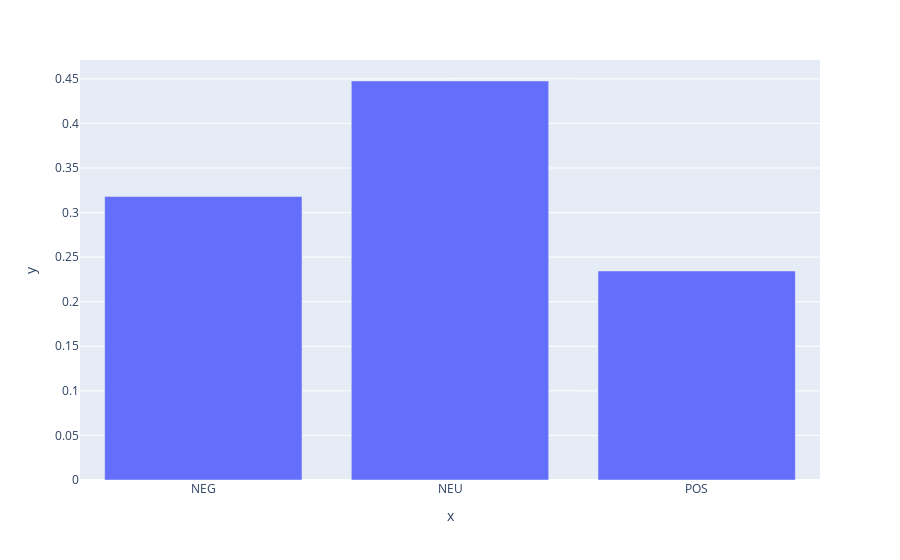

Notebook source saved alongside this figure:
### Code cell
# Plot probas 

fig = px.bar(x=list(prediction.probas.keys()), y=list(prediction.probas.values()))
fig.show()

### Figure 1 — Plotly figure (JSON) as saved in the notebook; plotly's stock layout.template omitted (floating-point values rounded to 4 significant figures)
{"data": [{"hovertemplate": "x=%{x}<br>y=%{y}<extra></extra>", "legendgroup": "", "marker": {"color": "#636efa", "pattern": {"shape": ""}}, "name": "", "orientation": "v", "showlegend": false, "textposition": "auto", "type": "bar", "x": ["NEG", "NEU", "POS"], "xaxis": "x", "y": [0.3179, 0.4476, 0.2345], "yaxis": "y"}], "layout": {"barmode": "relative", "legend": {"tracegroupgap": 0}, "margin": {"t": 60}, "xaxis": {"anchor": "y", "domain": [0, 1], "title": {"text": "x"}}, "yaxis": {"anchor": "x", "domain": [0, 1], "title": {"text": "y"}}}}
